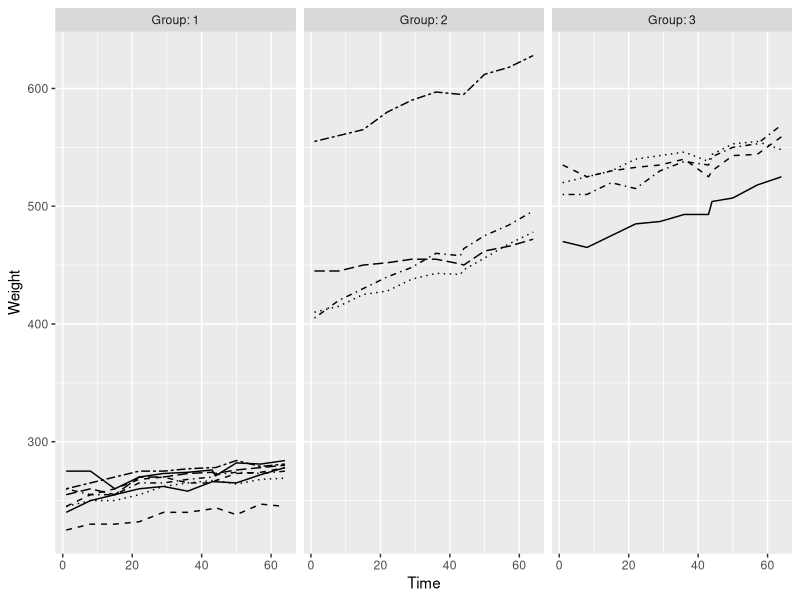
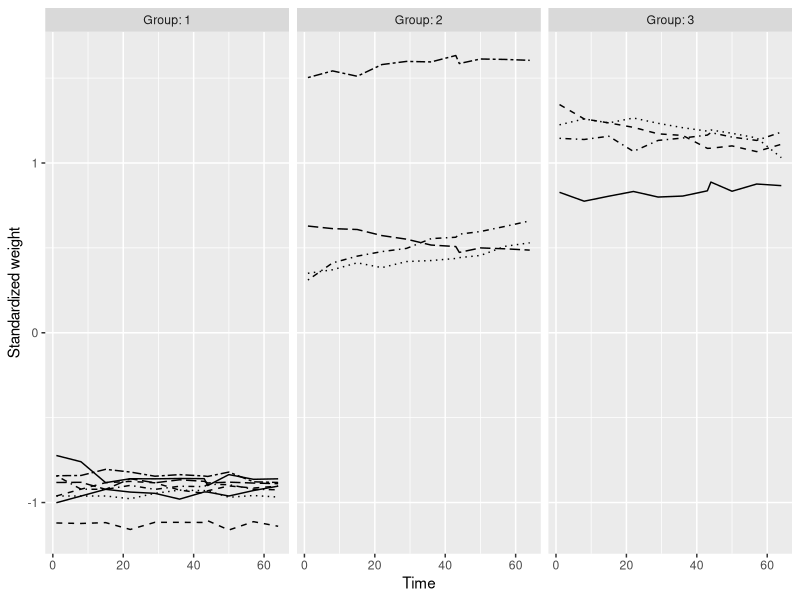
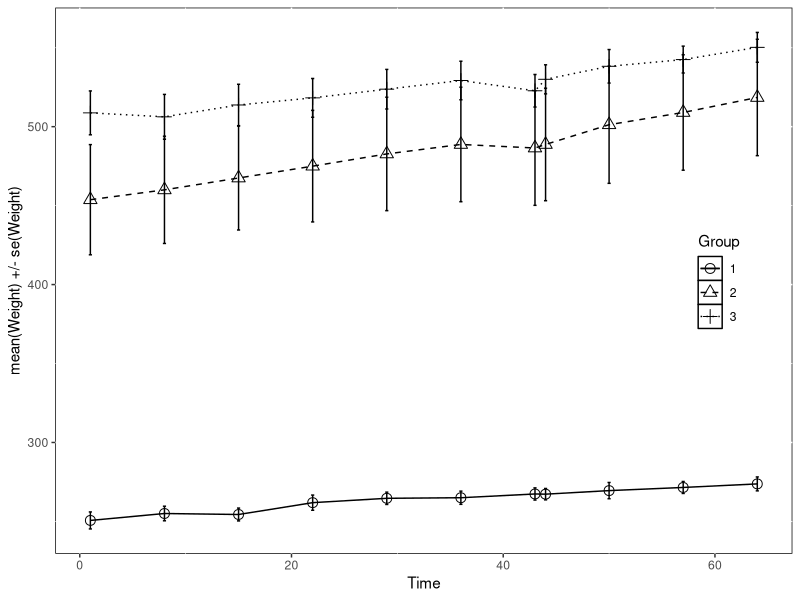
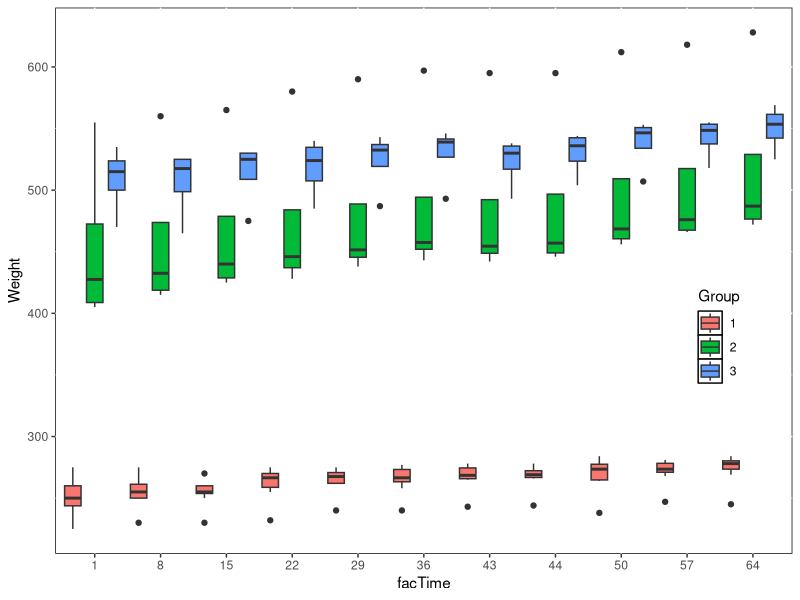
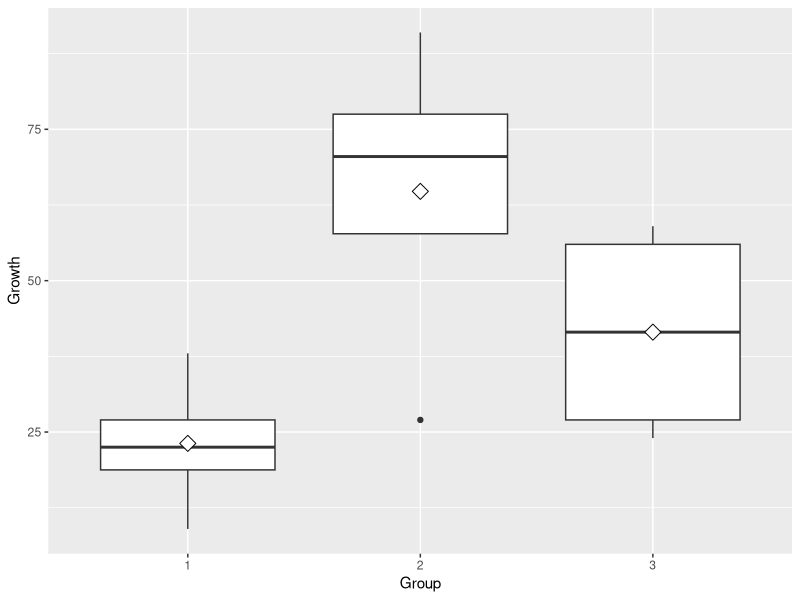
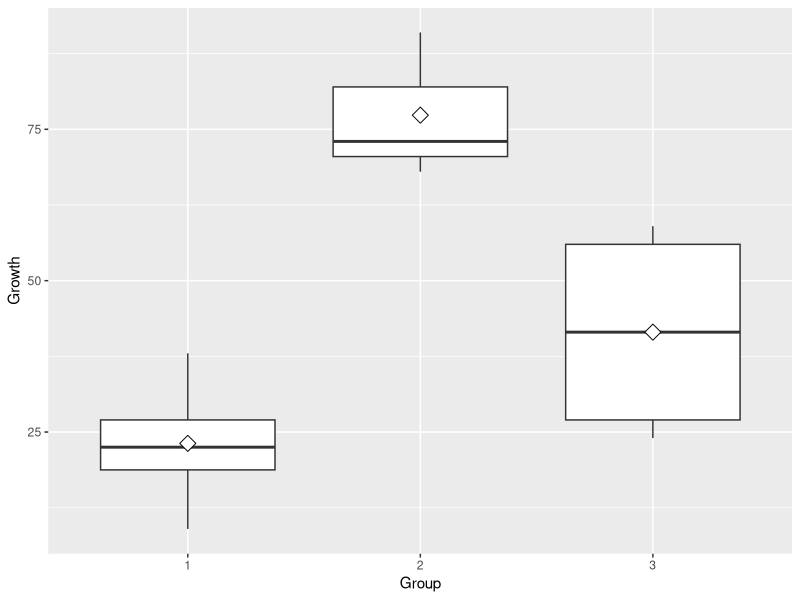
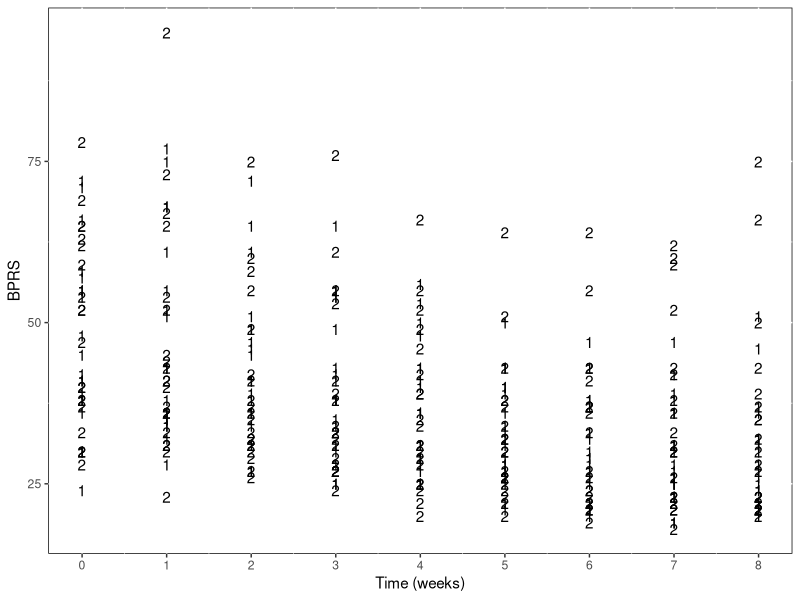
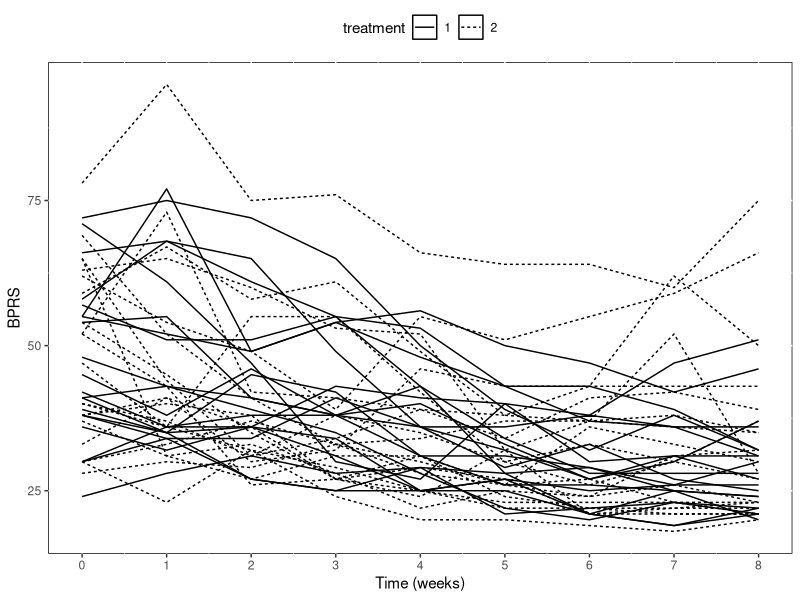

Source code (R) for these figures, in order:
## ---- chunk 1
# load in packages for future use, suppress output to keep course diary page tidy
library(readr) # install.packages("readr")
library(dplyr) # install.packages("dplyr")
library(tidyr) # install.packages("tidyr")
library(ggplot2) # install.packages("ggplot2")
library(lme4) # install.packages("lme4")
library(lmerTest) # install.packages("lmerTest")
library(patchwork) # install.packages("patchwork")
## ---- chunk 2
# load in RATS data
RATS <- read.table("data/RATS.csv", sep = ",", header = T)

# take a look at the data
glimpse(RATS)

# factor variables ID and Group
RATS$ID <- factor(RATS$ID)
RATS$Group <- factor(RATS$Group)

# draw plots for the three groups
ggplot(RATS, aes(x = Time, y = Weight, linetype = ID)) +
  geom_line() +
  scale_linetype_manual(values = unique(RATS$ID)) +
  facet_grid(. ~ Group, labeller = label_both) +
  theme(legend.position = "none") + 
  scale_y_continuous(limits = c(min(RATS$Weight), max(RATS$Weight)))
## ---- chunk 3
# standardise the variable Weight
RATS <- RATS %>%
  group_by(Time) %>%
  mutate(stdWeight = as.numeric(scale(Weight))) %>%
  ungroup()

# take a look at the data
glimpse(RATS)

# draw plots again with the standardised Weight
ggplot(RATS, aes(x = Time, y = stdWeight, linetype = ID)) +
  geom_line() +
  scale_linetype_manual(values = unique(RATS$ID)) +
  facet_grid(. ~ Group, labeller = label_both) +
  theme(legend.position = "none") + 
  scale_y_continuous(name = "Standardized weight")
## ---- chunk 4
# calculate summary data for time points by group
RATSS <- RATS %>%
  group_by(Group, Time) %>%
  summarise( mean = mean(Weight), se = sd(Weight)/sqrt(length(unique(ID))) ) %>%
  ungroup()

# take a look at the data
glimpse(RATSS)

# plot the mean profiles
ggplot(RATSS, aes(x = Time, y = mean, linetype = Group, shape = Group)) +
  geom_line() +
  scale_linetype_manual(values = c(1,2,3)) +
  geom_point(size=3) +
  scale_shape_manual(values = c(1,2,3)) +
  geom_errorbar(aes(ymin=mean-se, ymax=mean+se, linetype="1"), width=0.3) +
  theme(legend.position = c(0.9,0.5)) +
  scale_y_continuous(name = "mean(Weight) +/- se(Weight)") +
  theme(panel.background = element_rect(fill = "white", colour = "black"))

# plot the mean profiles with boxplots
RATS$facTime <- factor(RATS$Time)
ggplot(RATS, aes(x = facTime, y = Weight, fill = Group)) +
  geom_boxplot(position=position_dodge(1)) +
  theme(legend.position = c(0.9,0.4)) +
  scale_y_continuous(name = "Weight") +
  theme(panel.background = element_rect(fill = "white", colour = "black"))
## ---- chunk 5
# create a data frame with the difference of weights between last and first measurement
RATSlast <- filter(RATS, Time == max(Time)) %>%
  transmute(lastWeight = Weight)
RATSdiff <- filter(RATS, Time == min(Time)) %>%
  transmute(ID = ID, Group = Group, firstWeight = Weight, lastWeight = RATSlast$lastWeight, weightDiff = lastWeight - firstWeight)

# draw boxplots of weight difference ("Growth") for the three groups
ggplot(RATSdiff, aes(x = Group, y = weightDiff)) +
  geom_boxplot() +
  stat_summary(fun = "mean", geom = "point", shape=23, size=4, fill = "white") +
  scale_y_continuous(name = "Growth")

# indicator for outlier
RATSdiff$outlier <- RATSdiff$Group == 2 & RATSdiff$weightDiff < 40

# create new data excluding outlier
RATSdiff2 <- RATSdiff %>% filter(RATSdiff$outlier != TRUE)

# draw new boxplots
ggplot(RATSdiff2, aes(x = Group, y = weightDiff)) +
  geom_boxplot() +
  stat_summary(fun = "mean", geom = "point", shape=23, size=4, fill = "white") +
  scale_y_continuous(name = "Growth")
## ---- chunk 6
# two-sample t-test between groups 1 and 2
t.test(weightDiff ~ Group, data = filter(RATSdiff2, Group != 3), var.equal = TRUE)

# two-sample t-test between groups 1 and 3
t.test(weightDiff ~ Group, data = filter(RATSdiff2, Group != 2), var.equal = TRUE)

# two-sample t-test between groups 2 and 3
t.test(weightDiff ~ Group, data = filter(RATSdiff2, Group != 1), var.equal = TRUE)

# create data frame for anova
RATStime <- RATS %>%
  group_by(Time) %>%
  mutate( stdWeight = (Weight - mean(Weight))/sd(Weight) ) %>%
  ungroup()
RATSano <- RATStime %>%
  filter(Time > 1) %>%
  group_by(Group, ID) %>%
  summarise( mean = mean(Weight) ) %>%
  ungroup()

# add baseline
RATSano <- RATSano %>%
  mutate(baseline = RATSdiff$firstWeight)

# remove previously identified outlier
RATSano <- filter(RATSano, ID != "11")

# fit linear model 
fit <- lm(mean ~ baseline + Group, data = RATSano)

# compute anova
anova(fit)
## ---- chunk 7
# load BPRS data
BPRS <- read.table("data/BPRS.csv", sep = ",", header = T)

# take a look at the data
glimpse(BPRS)

# adjust subject numbers so that they are unique
BPRS$subject[BPRS$treatment == 2] <- BPRS$subject[BPRS$treatment == 2] + 20

# treatment and subject as factors
BPRS$treatment <- factor(BPRS$treatment)
BPRS$subject <- factor(BPRS$subject)

# plot all bprs scores with treatment number
ggplot(BPRS, aes(x = week, y = bprs)) +
  geom_text(aes(label = treatment)) +
  scale_x_continuous(name = "Time (weeks)", breaks = seq(0, 8, 1)) +
  scale_y_continuous(name = "BPRS") +
  theme(legend.position = "top") +
  theme(panel.background = element_rect(fill = "white", colour = "black"))

# plot all subjects with line style by treatment
ggplot(BPRS, aes(x = week, y = bprs, group = subject)) +
  geom_line(aes(linetype = treatment)) +
  scale_x_continuous(name = "Time (weeks)", breaks = seq(0, 8, 1)) +
  scale_y_continuous(name = "BPRS") +
  theme(legend.position = "top") +
  theme(panel.background = element_rect(fill = "white", colour = "black"))

# create new data frame to plot pairs() of bprs by week
week0 <- BPRS$bprs[BPRS$week == 0]
week1 <- BPRS$bprs[BPRS$week == 1]
week2 <- BPRS$bprs[BPRS$week == 2]
week3 <- BPRS$bprs[BPRS$week == 3]
week4 <- BPRS$bprs[BPRS$week == 4]
week5 <- BPRS$bprs[BPRS$week == 5]
week6 <- BPRS$bprs[BPRS$week == 6]
week7 <- BPRS$bprs[BPRS$week == 7]
week8 <- BPRS$bprs[BPRS$week == 8]
BPRSweeks <- data.frame(week0, week1, week2, week3, week4, week5, week6, week7, week8)

# scatterplot matrix of bprs
pairs(BPRSweeks)
## ---- chunk 8
# linear regression model ignoring repeated-measures structure
BPRSreg1 <- lm(bprs ~ week + treatment, data = BPRS)

# print out a summary of the model
summary(BPRSreg1)

# random intercept model
BPRSreg2 <- lmer(bprs ~ week + treatment + (1 | subject), data = BPRS, REML = FALSE)

# Print the summary of the model
summary(BPRSreg2)

# random intercept and random slope model
BPRSreg3 <- lmer(bprs ~ week + treatment + (week | subject), data = BPRS, REML = FALSE)

# print a summary of the model
summary(BPRSreg3)

# perform an ANOVA test on the two models
anova(BPRSreg2, BPRSreg3)

# random intercept and random slope model with interaction
BPRSreg4 <- lmer(bprs ~ week * treatment + (week | subject), data = BPRS, REML = FALSE)

# print a summary of the model
summary(BPRSreg4)

# perform an ANOVA test on the two models
anova(BPRSreg3, BPRSreg4)
## ---- chunk 9
# create vector with fitted values
Fitted <- as.numeric(fitted(BPRSreg3))

# new column with fitted values
BPRS <- BPRS %>% mutate( fitted = Fitted )

# plot of observed values
p1 <- ggplot(BPRS, aes(x = week, y = bprs, group = subject)) +
  geom_line(aes(linetype = treatment)) +
  scale_x_continuous(name = "Time (weeks)", breaks = seq(0, 8, 1)) +
  scale_y_continuous(name = "BPRS", limits = c(15, 85)) +
  theme(legend.position = "none") +
  theme(panel.background = element_rect(fill = "white", colour = "black")) +
  labs(title = "Observed")

# plot of fitted values
p2 <- ggplot(BPRS, aes(x = week, y = fitted, group = subject)) +
  geom_line(aes(linetype = treatment)) +
  scale_x_continuous(name = "Time (weeks)", breaks = seq(0, 8, 1)) +
  scale_y_continuous(name = "BPRS", limits = c(15, 85)) +
  theme(legend.position = "right") +
  theme(panel.background = element_rect(fill = "white", colour = "black")) +
  labs(title = "Fitted")

p1 + p2
## ---- chunk 10
# adding a little timestamp at the end
library(tidyverse)
library(lubridate)
## ---- chunk 11
#date()
Sys.time() %>% format("Last updated %a %b %d %H:%M:%S %Y")
